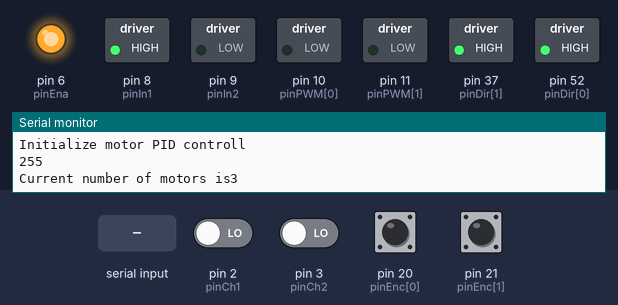
Bench run of a sketch on a simulated Arduino Mega 2560, built with avr-gcc and run on an emulated ATmega2560. On the bench: switched loads named in the sketch (green lamp = pin HIGH), output pins drawn as LEDs (lit = HIGH), the last lines printed to the serial monitor. The inputs (shaded band) are chosen by the test bench; at power-on: pin 20 (pinEnc[0]), pin 21 (pinEnc[1]) HIGH, pin 2 (pinCh1), pin 3 (pinCh2) LOW.

Above: at 1.2 s.
1.3 s: "90,45\n" received over Serial
At 3.3 s:
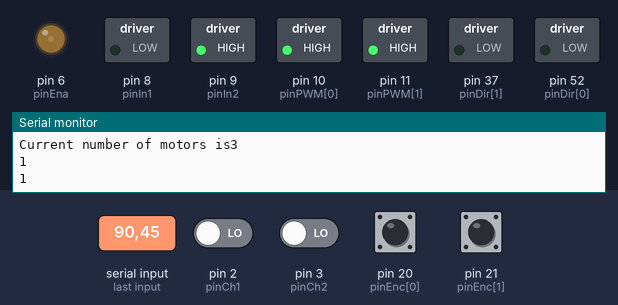
3.8 s: pin 2 (pinCh1) driven HIGH
At 4.5 s:
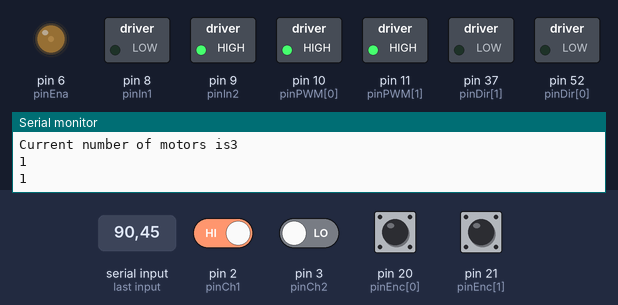
5.3 s: pin 3 (pinCh2) driven HIGH
At 5.7 s:
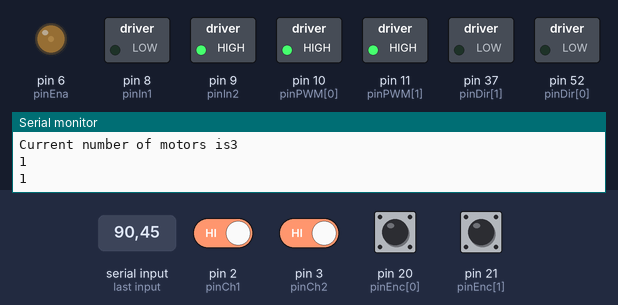
Timing chart, 0 to 8.3 s (numbered marks = the images above; inputs shaded):
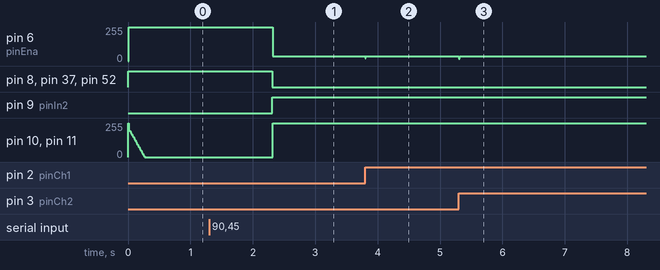

Measured:
- after the input at 1.3 s, pin 6 (pinEna): 255/255 → 35/255 after 1.0 s; pin 8 (pinIn1), pin 37 (pinDir[1]), pin 52 (pinDir[0]): HIGH → LOW after 1.0 s; pin 9 (pinIn2): LOW → HIGH after 1.0 s; pin 10 (pinPWM[0]), pin 11 (pinPWM[1]): 0/255 → 255/255 after 1.0 s
- after the input at 3.8 s, pin 6 (pinEna): 35/255 → 19/255 at once, → 36/255 0.01 s later, → 35/255 0.01 s later
- after the input at 5.3 s, pin 6 (pinEna): 35/255 → 34/255 at once

The sketch:

motortest.ino
```cpp
#include "utils.h"


int N;
unsigned long prevtime = 0, tot = 0;
int pinCh1 = 2, pinCh2 = 3;
int pinEna = 6;
int pinIn1 = 8, pinIn2 = 9;
int setpoint = 70;
int dead[2] = {-35, 35};

int pinPWM[2] = {10, 11};
int pinEnc[2] = {20, 21};
int pinDir[2] = {52, 37};
// seqFilter<float> filt(2, 0.0);
motorPololu *mot1;
motorDigikey *mot[2];


void setup() {
  // put your setup code here, to run once:
  Serial.begin(115200);
  motorGen::begin();
  mot1 = new motorPololu(pinCh1, pinCh2, pinEna, pinIn1, pinIn2);
  mot[0] = new motorDigikey(pinEnc[0], pinPWM[0], pinDir[0]);
  mot[1] = new motorDigikey(pinEnc[1], pinPWM[1], pinDir[1]);
  mot1->init();
  mot[0]->init();
  mot[1]->init();
  // analogWrite(pinEna, 0);
  // analogWrite(pinEna, 200);
  Serial.print("Current number of motors is");
  Serial.println(motorPololu::motorCount);
  // Serial.println(mot[1]->pinDir);

  while(Serial.available());
}

void loop() {
  // digitalWrite(37, LOW);
  // put your main code here, to run repeatedly
  if(Serial.available()){
	  float x, y, z;
	  // x = Serial.parseFloat();
	  // y = Serial.parseFloat();
	  // z = Serial.parseFloat();
	  setpoint = Serial.parseFloat();
	  // // mot1->pid->change(x, y, z);
	  // analogWrite(pinEna, 0);
	  // Serial.println("000000000000000000000");
	  // delay(1000);
	  mot1->refresh();
    mot[0]->refresh();
    mot[1]->refresh();
    prevtime = millis();

    // z = Serial.parseFloat();
    // analogWrite(pinEna, z);
  }

  if(millis() - prevtime > 10){
    mot1->drive(setpoint);
    mot[0]->drive(setpoint);
    mot[1]->drive(setpoint);
    // Serial.println(mot[1]->dir);
    // mot1->updateSpeed();
    // Serial.print(mot1->output);
    // Serial.print(" ");
    // Serial.print(mot1->speed);
    // Serial.print(",");
    // Serial.print(mot[0]->speed);
    // Serial.print(",");
    // Serial.println(mot[1]->speed);
    prevtime = millis();
  }
}
```

utils.h
```cpp
// average filter >>>>>>>>>>>>>>>>>>>>>>>>>>>>

template <typename dataStream>
class seqFilter{

  private:
	dataStream *data, tot;
	int idx, N, Nbit;

 public:
	seqFilter(int N, dataStream const &init);
	void refresh(dataStream const &init);
  dataStream getVal();
};

template<typename dataStream>
seqFilter<dataStream>::seqFilter(int _N, dataStream const &init):Nbit(_N){
  N = 1<<_N;
  data = new dataStream[N];
  memset(data, 0, sizeof(dataStream) * N);
  idx = tot = data[0] = 0;
}

template<typename dataStream>
void seqFilter<dataStream>::refresh(dataStream const &init){
  tot += init;
  tot -= data[idx];
  data[idx ++] = init;
  if(idx == N) idx = 0;
}

template<typename dataStream>
dataStream seqFilter<dataStream>::getVal(){
  return tot >> Nbit;
}


// PID control >>>>>>>>>>>>>>>>>>>>>>>>>>>>
class PID{
  private:
	//they are floats
	float Kp, Ki, Kd, tmp;
	float ek, ek1, ek2, u, dt;
	//they are integers
	int deadBand[2], range[2], flags;

 public:
	PID(float const &Kp, float const &Ki, float const &Kd, int const &flags = 1, int *deadBand = nullptr, int *range = nullptr){

    this->Kp = Kp;
    this->Ki = Ki;
    this->Kd = Kd;
    // this->dt = dt;
    this->tmp = this->Ki;
    // Serial.print("the range is ");
    // Serial.print(range[0]);
    // Serial.print(" ");
    Serial.println(range[1]);
    if(deadBand != nullptr){

      this->deadBand[0] = deadBand[0];
      this->deadBand[1] = deadBand[1];
    }
    if(range != nullptr){

      this->range[0] = range[0];
      this->range[1] = range[1];
    }

    this->flags = flags;
    ek1 = ek2 = u = ek = 0;
  }

	void update(float const &setpoint, float const &input, float const &dt, int &res){
    ek2 = ek1;
    ek1 = ek;
    ek = setpoint - input;

    // Serial.print("the error");
    // Serial.print(ek);
    // Serial.print(", ");

    u += Kp * (ek - ek1) + Ki * ek * dt + Kd / dt * (ek - 2 * ek1 + ek2);

    //dead band zone
    res = u;
    // Serial.print("original is ");
    // Serial.print(ek);
    // Serial.print(",  ");
    // Serial.println(res);
    // Serial.print(", ");

    if(flags & 4){
      if(res > 0) res += deadBand[1];
      else res -= deadBand[0];
    }
    // saturation
    if(flags & 1){
      if(res > range[1]) res = range[1];
      if(res < range[0]) res = range[0];
      //anti-windup
      if(flags & 2){
        if(res == range[1] || res == range[0]){
          this->Ki = 0;
        }else{
          this->Ki = this->tmp;
        }
      }
    }
  }

	void change(float const &_Kp, float const &_Ki, float const &_Kd){
		Kp = _Kp;
		Ki = _Ki;
		Kd = _Kd;
	}

  void refresh(){
    u = ek = ek1 = ek2 = 0;
  }
};

// define general motors

class motorGen{
public:
  //static members for glue interrupt service routines, at most three instances for now
  static int motorCount;
  static void isr0();
  static void isr1();
  static void isr2();
  static motorGen * instance[3];
  static void (*isr[3])();
  static void begin();
  virtual void increment(); //called using father class, needs to be virtual
  motorGen(){};
};

motorGen (* motorGen::instance[3]);
void motorGen::isr0(){instance[0]->increment();}
void motorGen::isr1(){instance[1]->increment();}
void motorGen::isr2(){instance[2]->increment();}
int motorGen::motorCount = 0;
void (* motorGen::isr[3])();
void motorGen::begin(){
  isr[0] = isr0;
  isr[1] = isr1;
  isr[2] = isr2;
}

// define motor from digikey >>>>>>>>>>>>>>>>>>>>>>>>>>>>
#define speedRatio 111111.1111 * 0.75
#define filtBitNum 2
#define filtNum 3

class motorDigikey : public motorGen{
public:
  int range[2] = {0, 255};
  int pinEnc, pinPWM, pinDir, whichMotor, output;
  float speed;
  unsigned long prevMillis, nowMillis;
  bool flag = 0, dir = 1, setdir, stop;
  PID *pid;
  //Kp = 0.6, Ki = 12, Kd = 0.0002 is found to be perfect for this motor

  //unsigned long doesn't work, don't know why
  long tt, tmp, timeStamp[1 << filtBitNum];
  int idx;
  bool lockinter;
  // seqFilter<long> *filt;

  motorDigikey(int const &_pinEnc, int const &_pinPWM, int const &_pinDir) : pinEnc(_pinEnc), pinPWM(_pinPWM), pinDir(_pinDir){
    pinMode(pinEnc, INPUT);
    pinMode(pinPWM, OUTPUT);
    pinMode(pinDir, OUTPUT);
    digitalWrite(pinPWM, 255);
    digitalWrite(pinDir,1);
    //add to the stack of motor pointers for use of glue isr;
    whichMotor = motorCount;
    instance[motorCount++] = this;
    // Serial.print("The number of motor is ");
    // Serial.println(whichMotor);
    pid = nullptr;
    speed = prevMillis = nowMillis = 0;
  }

  void init(float Kp = 0.6, float Ki = 12, float Kd = 0.002, int flags = 3, int *deadBand = nullptr){
    // filt = new seqFilter<long>(2, 0);
    idx = 0;
    lockinter = 0;
    memset(timeStamp, 0, 4 * sizeof(long));
    Serial.println("Initialize motor PID controll");
    pid = new PID(Kp, Ki, Kd, flags, deadBand, range);
    attachInterrupt(digitalPinToInterrupt(pinEnc), isr[whichMotor], CHANGE);
  }

  void drive(float const &setpoint){
    //flags
    // static bool flag = 0, dir = 1, setdir, stop;
    // Serial.println(dir);
    updateSpeed();
    setdir = (setpoint > 0);
    stop = (speed < 10);
    nowMillis = millis();

    if(setdir == dir){
      //setpoint direction and current direction is the same
      flag = false;
      pid->update(abs(setpoint), speed, (nowMillis - prevMillis) / 1000.0, output);
      analogWrite(pinPWM, 255 - output);
    }

    if(setdir != dir){
      //not the same, need to brake first
      Serial.println(stop);

      if(!stop && !flag){
        flag = true;
        analogWrite(pinPWM, 255);
      }
      if(stop){
        pid->refresh();
        flag = false;
        dir = setdir;
        digitalWrite(pinDir, dir);
        // Serial.print(pinDir);
        // Serial.print(",");
        // Serial.println(dir);
      }
    }
    prevMillis = nowMillis;
  }

  void increment(){
	  if(lockinter) return;
	  timeStamp[idx ++] = micros();
	  idx = (idx & filtNum);
  }

  void updateSpeed(){
	  //have to lock the interrupt first
  	lockinter = 1;

  	tt = (long)micros() - timeStamp[(idx + filtNum) & filtNum]; //current pulse width
  	tmp = (timeStamp[(idx + filtNum) & filtNum] - timeStamp[idx]) >> filtBitNum; //measured pulse width

  	lockinter = 0;
      if(tt > 10000){
  		speed = speedRatio / tt;
       }else{
  		speed = (tmp == 0? 0 : speedRatio / tmp);
       }

  }

  void refresh(){
    //used when there is long time no moving
    pid->refresh();
    prevMillis = millis();
  }
};
#undef speedRatio
#undef filtNum
#undef filtBitNum

// define motor from pololu >>>>>>>>>>>>>>>>>>>>>>>>>>>>
#define speedRatio 0.0277777
class motorPololu : public motorGen{
public:
  int range[2] = {0, 255};
  int dBand[2] = {-35, 35};
  bool flag = 0, dir = 1, setdir, stop;
  int pinCh1, pinCh2, pinEna, pinIn1, pinIn2, whichMotor, output, N;
  float speed, interv;
  long prevMillis, nowMillis;
  long prevtime, now;
  PID *pid;
  //5, 10, 0.01


  motorPololu(int const &_pinCh1, int const &_pinCh2, int const &_pinEna, int const &_pinIn1, int const &_pinIn2):
  pinCh1(_pinCh1), pinCh2(_pinCh2), pinEna(_pinEna), pinIn1(_pinIn1), pinIn2(_pinIn2)
  {
    //add to the stack of motor pointers for use of glue isr;
	pinMode(pinEna, OUTPUT);
	pinMode(pinIn1, OUTPUT);
	pinMode(pinIn2, OUTPUT);
	pinMode(pinCh1, INPUT);
	pinMode(pinCh2, INPUT);
	digitalWrite(pinIn1, 1);
	digitalWrite(pinIn2, 0);
	analogWrite(pinEna, 0);

    whichMotor = motorCount;
    instance[motorCount++] = this;
    // Serial.print("The number of motor is ");
    // Serial.println(whichMotor);
    // pid = nullptr;
    speed = prevMillis = nowMillis = prevtime = now = 0;
  }

  void init(float Kp = 5 , float Ki = 10, float Kd = 0.01, int flags = 5, int *deadBand = nullptr){
  	N = 0;
    // Serial.println("Initialize motor PID controll");
    pid = new PID(Kp, Ki, Kd, flags, dBand, range);
    digitalWrite(pinIn1, 1); //current direction is 1
    digitalWrite(pinIn2, 0);
  	attachInterrupt(digitalPinToInterrupt(pinCh1), isr[whichMotor], CHANGE);
    attachInterrupt(digitalPinToInterrupt(pinCh2), isr[whichMotor], CHANGE);
  }

  void drive(float const &setpoint){
    //flags
    // static
    updateSpeed();
    setdir = (setpoint > 0);
    stop = (speed < 10);

    if(setdir == dir){
      //setpoint direction and current direction is the same
      flag = false;
      pid->update(abs(setpoint), speed, interv, output);
      analogWrite(pinEna, output);
    }

    if(setdir != dir){
      //not the same, need to brake first
      if(!stop && !flag){
        flag = true;
        analogWrite(pinEna, 0);
      }else if(stop){
        pid->refresh();
        flag = false;
        dir = setdir;
        digitalWrite(pinIn1, dir);
        digitalWrite(pinIn2, !dir);
      }
    }
  }

  void increment(){
    N++;
  }

  void updateSpeed(){
  	now = micros();
  	interv = (now - prevtime) / 1e6;
  	  //have to lock the interrupt first
      speed = speedRatio * N / interv;
      N = 0;
  	prevtime = now;
  }

  void refresh(){
    //used when there is long time no moving
	  N = 0;
    pid->refresh();
    prevtime = micros();
  }
};
#define speedRatio
```
